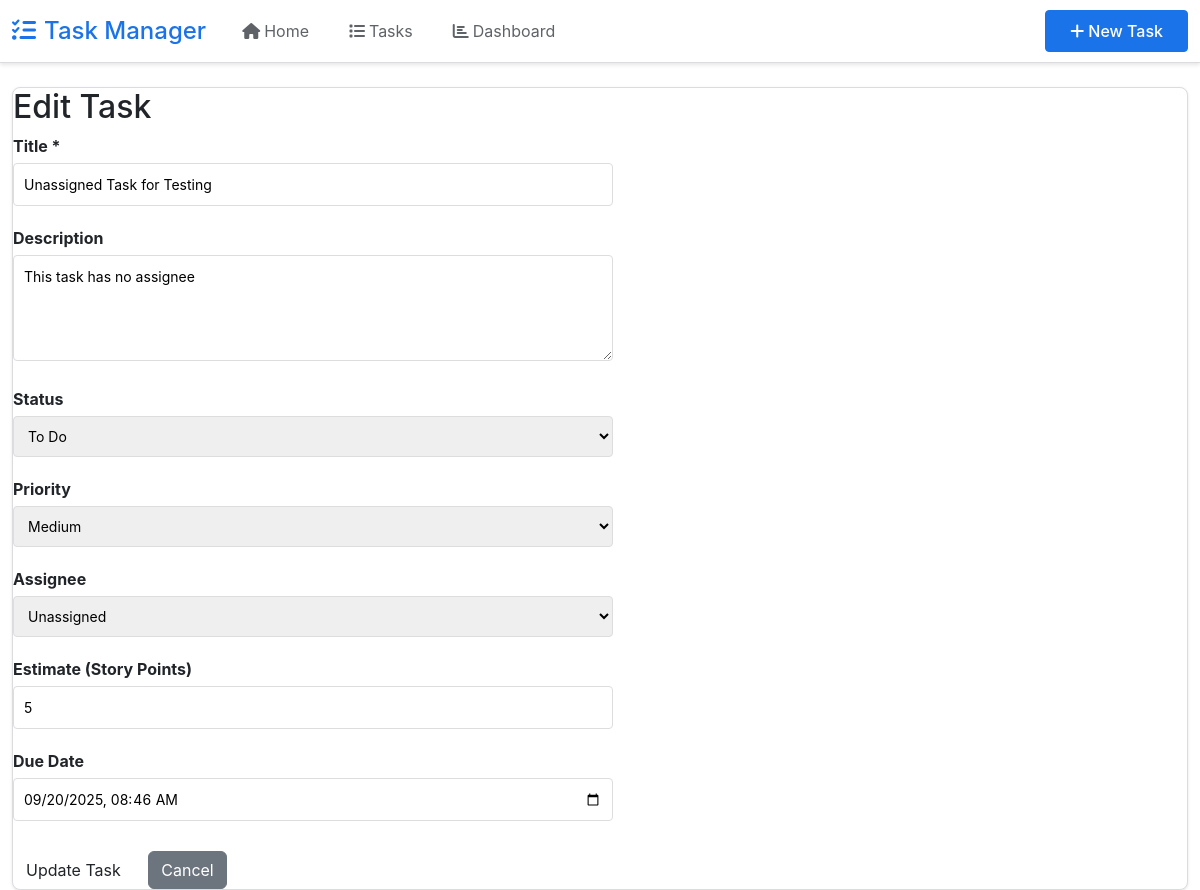
The page /tasks/15/edit/ on the database as committed earlier.
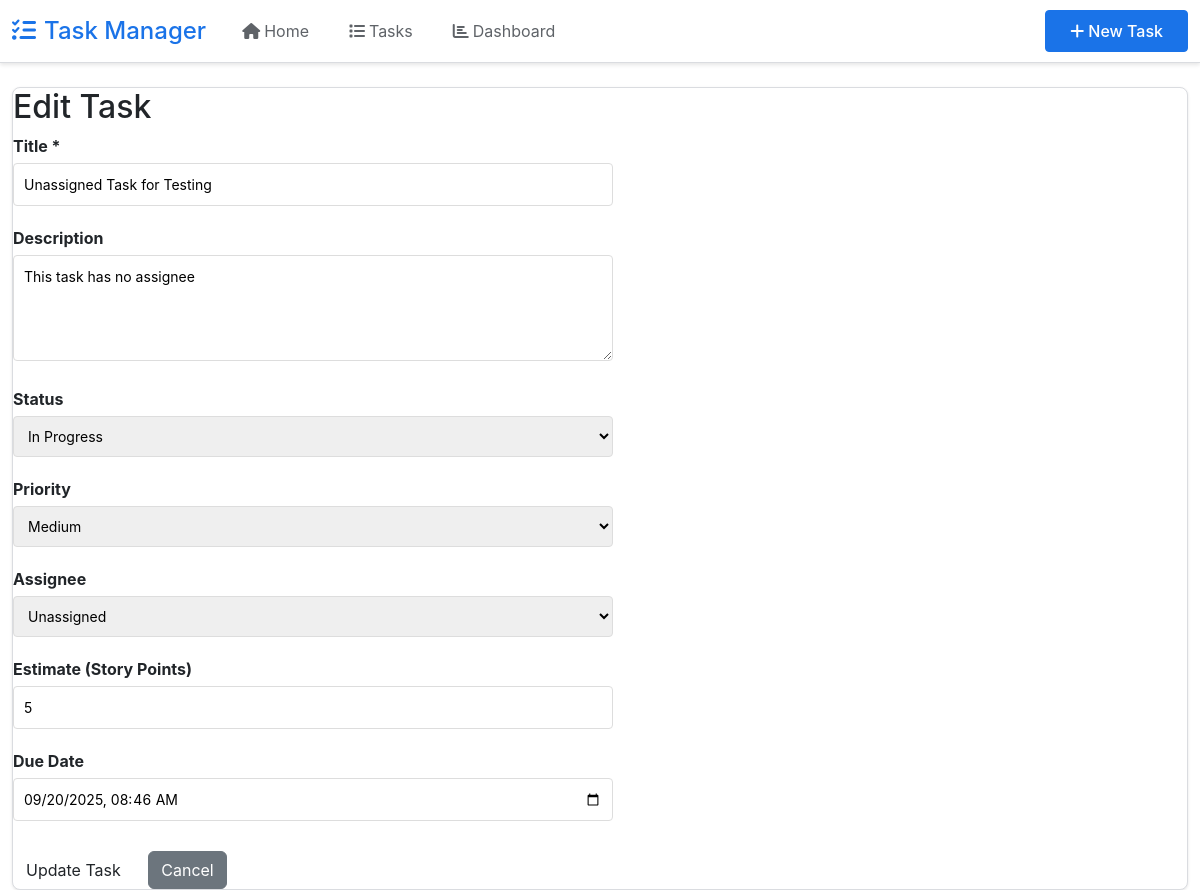
The same page on the database as committed later.
### tasks/models.py (models this page shows, shortened)
class Task(models.Model):
    STATUS_CHOICES = [
        ("todo", "To Do"),
        ("in_progress", "In Progress"),
        ("in_review", "In Review"),
        ("done", "Done"),
        ("blocked", "Blocked"),
    ]
    PRIORITY_CHOICES = [
        ("low", "Low"),
        ("medium", "Medium"),
        ("high", "High"),
        ("critical", "Critical"),
    ]
    title = models.CharField(max_length=200)
    description = models.TextField(blank=True)
    status = models.CharField(max_length=20, choices=STATUS_CHOICES, default="todo")
    priority = models.CharField(
        max_length=20, choices=PRIORITY_CHOICES, default="medium"
    )
    estimate = models.PositiveIntegerField(
        null=True, blank=True, help_text="Story points"
    )
    assignee = models.ForeignKey(
        User,
        on_delete=models.SET_NULL,
        null=True,
        blank=True,
        related_name="assigned_tasks",
    )
    reporter = models.ForeignKey(
        User, on_delete=models.CASCADE, related_name="reported_tasks"
    )
    created_at = models.DateTimeField(auto_now_add=True)
    updated_at = models.DateTimeField(auto_now=True)
    due_date = models.DateTimeField(null=True, blank=True)
    class Meta:
        ordering = ["-created_at"]

### tasks/views.py (the view, shortened to what this page needs)
# urls.py: path("<int:pk>/edit/", views.task_update, name="task-update"),
def task_update(request, pk):
    task = get_object_or_404(Task, pk=pk)
    users = User.objects.all()
    context = {
        "task": task,
        "users": users,
        "status_choices": Task.STATUS_CHOICES,
        "priority_choices": Task.PRIORITY_CHOICES,
    }
    return render(request, "tasks/task_form.html", context)

### templates/tasks/task_form.html (shortened to what this page needs)
{% extends 'base.html' %}
{% block content %}
<div class="card">
    <h2>{% if task %}Edit Task{% else %}Create New Task{% endif %}</h2>
    <form method="post" style="max-width: 600px;">
        <div style="margin-bottom: 20px;">
            <label style="display: block; margin-bottom: 5px; font-weight: bold;">Title *</label>
            <input type="text" name="title" value="{{ task.title|default:'' }}" required
                   style="width: 100%; padding: 10px; border: 1px solid #ddd; border-radius: 4px; font-size: 14px;">
        </div>
        <div style="margin-bottom: 20px;">
            <label style="display: block; margin-bottom: 5px; font-weight: bold;">Description</label>
            <textarea name="description" rows="4"
                      style="width: 100%; padding: 10px; border: 1px solid #ddd; border-radius: 4px; font-size: 14px; resize: vertical;">{{ task.description|default:'' }}</textarea>
        </div>
        {% if task %}
        <div style="margin-bottom: 20px;">
            <label style="display: block; margin-bottom: 5px; font-weight: bold;">Status</label>
            <select name="status" style="width: 100%; padding: 10px; border: 1px solid #ddd; border-radius: 4px; font-size: 14px;">
                {% for status_key, status_display in status_choices %}
                <option value="{{ status_key }}" {% if task.status == status_key %}selected{% endif %}>
                    {{ status_display }}
                </option>
                {% endfor %}
            </select>
        </div>
        {% endif %}
        <div style="margin-bottom: 20px;">
            <label style="display: block; margin-bottom: 5px; font-weight: bold;">Priority</label>
            <select name="priority" style="width: 100%; padding: 10px; border: 1px solid #ddd; border-radius: 4px; font-size: 14px;">
                {% for priority_key, priority_display in priority_choices %}
                <option value="{{ priority_key }}" {% if task.priority == priority_key %}selected{% endif %}>
                    {{ priority_display }}
                </option>
                {% endfor %}
            </select>
        </div>
        <div style="margin-bottom: 20px;">
            <label style="display: block; margin-bottom: 5px; font-weight: bold;">Assignee</label>
            <select name="assignee" style="width: 100%; padding: 10px; border: 1px solid #ddd; border-radius: 4px; font-size: 14px;">
                <option value="">Unassigned</option>
            </select>
        </div>
        <div style="margin-bottom: 20px;">
            <label style="display: block; margin-bottom: 5px; font-weight: bold;">Estimate (Story Points)</label>
            <input type="number" name="estimate" value="{{ task.estimate|default:'' }}" min="1" max="100"
                   style="width: 100%; padding: 10px; border: 1px solid #ddd; border-radius: 4px; font-size: 14px;">
        </div>
        <div style="margin-bottom: 20px;">
            <label style="display: block; margin-bottom: 5px; font-weight: bold;">Due Date</label>
            <input type="datetime-local" name="due_date" value="{{ task.due_date|date:'Y-m-d\TH:i'|default:'' }}"
                   style="width: 100%; padding: 10px; border: 1px solid #ddd; border-radius: 4px; font-size: 14px;">
        </div>
        <div style="margin-top: 30px;">
            <button type="submit" class="btn">{% if task %}Update Task{% else %}Create Task{% endif %}</button>
            <a href="{% if task %}{% url 'tasks:task-detail' task.pk %}{% else %}{% url 'tasks:task-list' %}{% endif %}"
               class="btn btn-secondary" style="margin-left: 10px;">Cancel</a>
        </div>
    </form>
</div>
{% endblock %}

Rows that differ between the two databases and show on the page:
changed Task "Unassigned Task for Testing": status "To Do" → "In Progress"
